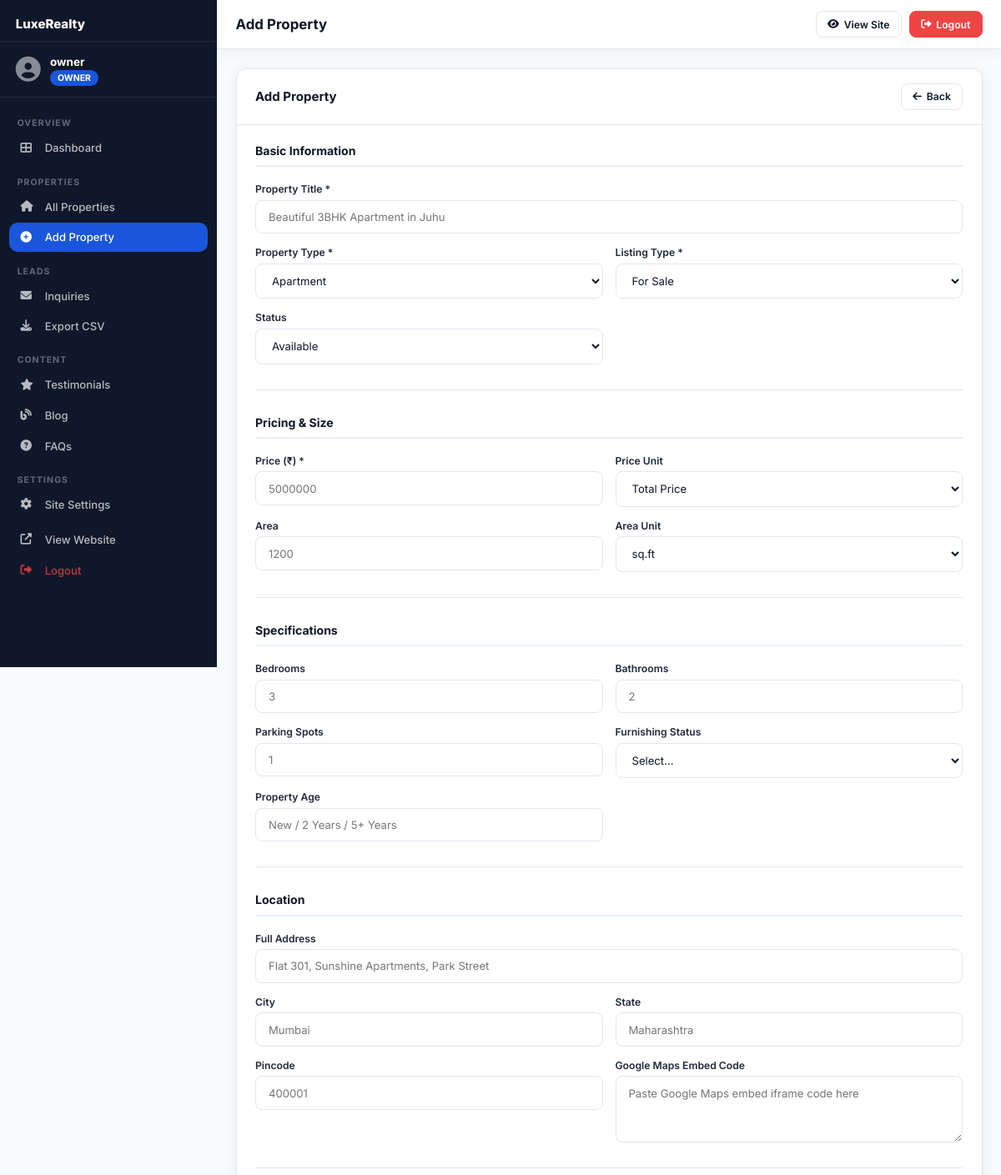
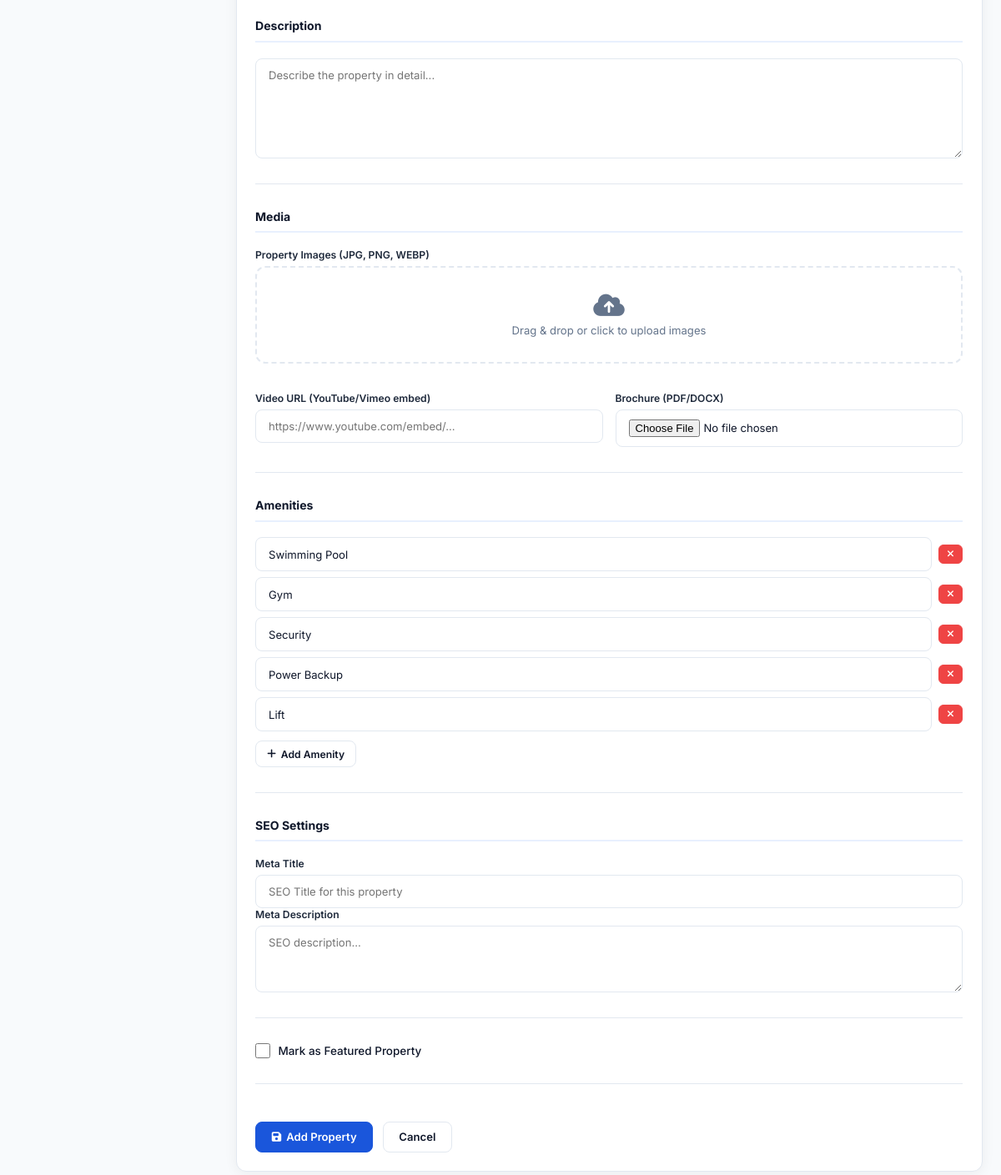
Page /owner/property/add (signed in) on the committed database (2 pictures, top to bottom).
### models.py (models this page shows, shortened)
class SiteSettings(db.Model):
    __tablename__ = 'site_settings'
    id = db.Column(db.Integer, primary_key=True)
    key = db.Column(db.String(100), unique=True, nullable=False)
    value = db.Column(db.Text, nullable=True)
    updated_at = db.Column(db.DateTime, default=datetime.utcnow, onupdate=datetime.utcnow)

class User(UserMixin, db.Model):
    __tablename__ = 'users'
    id = db.Column(db.Integer, primary_key=True)
    username = db.Column(db.String(80), unique=True, nullable=False)
    email = db.Column(db.String(120), unique=True, nullable=False)
    password_hash = db.Column(db.String(256), nullable=False)
    role = db.Column(db.String(20), default='owner')  # owner, developer
    is_active = db.Column(db.Boolean, default=True)
    failed_logins = db.Column(db.Integer, default=0)
    locked_until = db.Column(db.DateTime, nullable=True)
    totp_secret = db.Column(db.String(32), nullable=True)
    two_fa_enabled = db.Column(db.Boolean, default=False)
    created_at = db.Column(db.DateTime, default=datetime.utcnow)
    last_login = db.Column(db.DateTime, nullable=True)
    def is_developer(self):
        return self.role == 'developer'
    def is_owner(self):
        return self.role in ['owner', 'developer']

### app.py (the view, shortened to what this page needs)
@app.route('/owner/property/add', methods=['GET','POST'])
@login_required
@owner_required
def add_property():
    prop_types=['Apartment','Villa','Office','Shop','Land','Warehouse','Residential','Commercial','Industrial','Agricultural','Luxury']
    return render_template('owner/property_form.html',prop=None,prop_types=prop_types,action='Add')

### app.py (called while the page is built)
@login_manager.user_loader
def load_user(uid): return User.query.get(int(uid))

def owner_required(f):
    @wraps(f)
    def dec(*a,**k):
        if not current_user.is_authenticated or not current_user.is_owner(): abort(403)
        return f(*a,**k)
    return dec

def get_settings():
    rows = SiteSettings.query.all()
    s = dict(SETTING_DEFAULTS)
    for r in rows: s[r.key] = r.value
    return s

@app.context_processor
def inject_globals():
    s = get_settings()
    ext = ExternalLink.query.filter_by(is_active=True).order_by(ExternalLink.sort_order).all()
    return dict(
        settings=s, now=datetime.utcnow(),
        header_links=[l for l in ext if l.link_type=='header_nav'],
        footer_links=[l for l in ext if l.link_type=='footer'],
        social_links=[l for l in ext if l.link_type=='social'],
        csrf_token=generate_csrf,
    )

### templates/owner/property_form.html (shortened to what this page needs)
{% extends "partials/admin_base.html" %}
{% block page_title %}{{ action }} Property{% endblock %}
{% block content %}
<div class="card">
  <div class="card-header">
    <h3>{{ action }} Property</h3>
    <a href="{{ url_for('owner_properties') }}" class="btn btn-outline btn-sm"><i class="fas fa-arrow-left"></i> Back</a>
  </div>
  <div class="card-body">
    <form method="POST" enctype="multipart/form-data" class="property-form" id="propertyForm">
      <div class="form-section">
        <h4 class="form-section-title">Basic Information</h4>
        <div class="form-grid">
          <div class="form-group form-col-2">
            <label>Property Title *</label>
            <input type="text" name="title" required class="form-input" value="{{ prop.title if prop else '' }}" placeholder="Beautiful 3BHK Apartment in Juhu">
          </div>
          <div class="form-group">
            <label>Property Type *</label>
            <select name="property_type" required class="form-input">
              {% for pt in prop_types %}
              <option value="{{ pt }}" {% if prop and prop.property_type == pt %}selected{% endif %}>{{ pt }}</option>
              {% endfor %}
            </select>
          </div>
          <div class="form-group">
            <label>Listing Type *</label>
            <select name="listing_type" required class="form-input">
              <option value="sale" {% if not prop or prop.listing_type == 'sale' %}selected{% endif %}>For Sale</option>
            </select>
          </div>
          <div class="form-group">
            <label>Status</label>
            <select name="status" class="form-input">
              {% for s in ['available','sold','rented','under_negotiation'] %}
              <option value="{{ s }}" {% if prop and prop.status == s %}selected{% endif %}>{{ s|replace('_',' ')|title }}</option>
              {% endfor %}
            </select>
          </div>
        </div>
      </div>
      <div class="form-section">
        <h4 class="form-section-title">Pricing & Size</h4>
        <div class="form-grid">
          <div class="form-group">
            <label>Price (₹) *</label>
            <input type="number" name="price" required class="form-input" value="{{ prop.price if prop else '' }}" placeholder="5000000">
          </div>
          <div class="form-group">
            <label>Price Unit</label>
            <select name="price_unit" class="form-input">
              <option value="total" {% if not prop or prop.price_unit == 'total' %}selected{% endif %}>Total Price</option>
            </select>
          </div>
          <div class="form-group">
            <label>Area</label>
            <input type="number" name="area" class="form-input" value="{{ prop.area if prop else '' }}" placeholder="1200">
          </div>
          <div class="form-group">
            <label>Area Unit</label>
            <select name="area_unit" class="form-input">
              <option value="sqft" {% if not prop or prop.area_unit == 'sqft' %}selected{% endif %}>sq.ft</option>
            </select>
          </div>
        </div>
      </div>
      <div class="form-section">
        <h4 class="form-section-title">Specifications</h4>
        <div class="form-grid">
          <div class="form-group">
            <label>Bedrooms</label>
            <input type="number" name="bedrooms" class="form-input" value="{{ prop.bedrooms if prop and prop.bedrooms else '' }}" min="0" placeholder="3">
          </div>
          <div class="form-group">
            <label>Bathrooms</label>
            <input type="number" name="bathrooms" class="form-input" value="{{ prop.bathrooms if prop and prop.bathrooms else '' }}" min="0" placeholder="2">
          </div>
          <div class="form-group">
            <label>Parking Spots</label>
            <input type="number" name="parking" class="form-input" value="{{ prop.parking if prop and prop.parking else '' }}" min="0" placeholder="1">
          </div>
          <div class="form-group">
            <label>Furnishing Status</label>
            <select name="furnishing" class="form-input">
              <option value="">Select...</option>
            </select>
          </div>
          <div class="form-group">
            <label>Property Age</label>
            <input type="text" name="property_age" class="form-input" value="{{ prop.property_age if prop else '' }}" placeholder="New / 2 Years / 5+ Years">
          </div>
        </div>
      </div>
      <div class="form-section">
        <h4 class="form-section-title">Location</h4>
        <div class="form-grid">
          <div class="form-group form-col-2">
            <label>Full Address</label>
            <input type="text" name="address" class="form-input" value="{{ prop.address if prop else '' }}" placeholder="Flat 301, Sunshine Apartments, Park Street">
          </div>
          <div class="form-group">
            <label>City</label>
            <input type="text" name="city" class="form-input" value="{{ prop.city if prop else '' }}" placeholder="Mumbai">
          </div>
          <div class="form-group">
            <label>State</label>
            <input type="text" name="state" class="form-input" value="{{ prop.state if prop else '' }}" placeholder="Maharashtra">
          </div>
          <div class="form-group">
            <label>Pincode</label>
            <input type="text" name="pincode" class="form-input" value="{{ prop.pincode if prop else '' }}" placeholder="400001">
          </div>
          <div class="form-group">
            <label>Google Maps Embed Code</label>
            <textarea name="google_map_link" class="form-input" rows="3" placeholder="Paste Google Maps embed iframe code here">{{ prop.google_map_link if prop else '' }}</textarea>
          </div>
        </div>
      </div>
      <div class="form-section">
        <h4 class="form-section-title">Description</h4>
        <div class="form-group">
          <textarea name="description" class="form-input" rows="6" placeholder="Describe the property in detail...">{{ prop.description if prop else '' }}</textarea>
        </div>
      </div>
      <div class="form-section">
        <h4 class="form-section-title">Media</h4>
        <div class="form-grid">
          <div class="form-group form-col-2">
            <label>Property Images (JPG, PNG, WEBP)</label>
            <div class="upload-zone" id="uploadZone">
              <i class="fas fa-cloud-upload-alt"></i>
              <p>Drag & drop or click to upload images</p>
            </div>
          </div>
          <div class="form-group">
            <label>Video URL (YouTube/Vimeo embed)</label>
            <input type="url" name="video_url" class="form-input" value="{{ prop.video_url if prop else '' }}" placeholder="https://www.youtube.com/embed/...">
          </div>
          <div class="form-group">
            <label>Brochure (PDF/DOCX)</label>
            <input type="file" name="brochure" accept=".pdf,.docx" class="form-input">
          </div>
        </div>
      </div>
      <div class="form-section">
        <h4 class="form-section-title">Amenities</h4>
        <div class="amenities-builder" id="amenitiesBuilder">
          {% if prop and prop.amenities %}
            {% for amenity in prop.amenities %}
            <div class="amenity-input-row">
              <input type="text" name="amenities[]" value="{{ amenity.name }}" class="form-input" placeholder="e.g. Swimming Pool">
              <button type="button" class="btn btn-xs btn-danger" onclick="this.parentElement.remove()"><i class="fas fa-times"></i></button>
            </div>
            {% endfor %}
          {% else %}
            {% for a in ['Swimming Pool', 'Gym', 'Security', 'Power Backup', 'Lift'] %}
            <div class="amenity-input-row">
              <input type="text" name="amenities[]" value="{{ a }}" class="form-input">
              <button type="button" class="btn btn-xs btn-danger" onclick="this.parentElement.remove()"><i class="fas fa-times"></i></button>
            </div>
            {% endfor %}
          {% endif %}
        </div>
        <button type="button" class="btn btn-outline btn-sm" onclick="addAmenity()"><i class="fas fa-plus"></i> Add Amenity</button>
      </div>
      <div class="form-section">
        <h4 class="form-section-title">SEO Settings</h4>
        <div class="form-group">
          <label>Meta Title</label>
          <input type="text" name="meta_title" class="form-input" value="{{ prop.meta_title if prop else '' }}" placeholder="SEO Title for this property">
        </div>
        <div class="form-group">
          <label>Meta Description</label>
          <textarea name="meta_description" class="form-input" rows="2" placeholder="SEO description...">{{ prop.meta_description if prop else '' }}</textarea>
        </div>
      </div>
      <div class="form-section">
        <label class="checkbox-label">
          <input type="checkbox" name="is_featured" {% if prop and prop.is_featured %}checked{% endif %}>
          <span>Mark as Featured Property</span>
        </label>
      </div>
      <div class="form-actions">
        <button type="submit" class="btn btn-primary">
          <i class="fas fa-save"></i> {{ action }} Property
        </button>
        <a href="{{ url_for('owner_properties') }}" class="btn btn-outline">Cancel</a>
      </div>
    </form>
  </div>
</div>
{% endblock %}

### templates/partials/admin_base.html (shortened to what this page needs)
<!DOCTYPE html>
<html lang="en">
<head>
  <link rel="stylesheet" href="https://cdnjs.cloudflare.com/ajax/libs/font-awesome/6.5.0/css/all.min.css">
  <link rel="stylesheet" href="{{ url_for('static', filename='css/admin.css') }}">
</head>
<body class="admin-body">
<div class="admin-layout">
  <aside class="sidebar" id="sidebar">
    <div class="sidebar-header">
      <span class="sidebar-logo">
        <span>{{ settings.site_name }}</span>
      </span>
    </div>
    <div class="sidebar-user">
      <div class="user-avatar"><i class="fas fa-user-circle"></i></div>
      <div><p class="user-name">{{ current_user.username }}</p><span class="user-badge badge-{{ current_user.role }}">{{ current_user.role|title }}</span></div>
    </div>
    <nav class="sidebar-nav">
      <div class="nav-section">
        <span class="nav-section-label">Overview</span>
        <a href="{{ url_for('owner_dashboard') }}" class="nav-item {% if request.endpoint=='owner_dashboard' %}active{% endif %}"><i class="fas fa-th-large"></i> Dashboard</a>
      </div>
      <div class="nav-section">
        <span class="nav-section-label">Properties</span>
        <a href="{{ url_for('owner_properties') }}" class="nav-item {% if 'propert' in (request.endpoint or '') and 'add' not in (request.endpoint or '') %}active{% endif %}"><i class="fas fa-home"></i> All Properties</a>
        <a href="{{ url_for('add_property') }}" class="nav-item {% if request.endpoint=='add_property' %}active{% endif %}"><i class="fas fa-plus-circle"></i> Add Property</a>
      </div>
      <div class="nav-section">
        <span class="nav-section-label">Leads</span>
        <a href="{{ url_for('owner_inquiries') }}" class="nav-item {% if 'inquir' in (request.endpoint or '') %}active{% endif %}">
          <i class="fas fa-envelope"></i> Inquiries
          {% set unread_count = namespace(val=0) %}
        </a>
        <a href="{{ url_for('export_inquiries') }}" class="nav-item"><i class="fas fa-download"></i> Export CSV</a>
      </div>
      <div class="nav-section">
        <span class="nav-section-label">Content</span>
        <a href="{{ url_for('owner_testimonials') }}" class="nav-item {% if request.endpoint=='owner_testimonials' %}active{% endif %}"><i class="fas fa-star"></i> Testimonials</a>
        <a href="{{ url_for('owner_blog') }}" class="nav-item {% if 'blog' in (request.endpoint or '') %}active{% endif %}"><i class="fas fa-blog"></i> Blog</a>
        <a href="{{ url_for('owner_faqs') }}" class="nav-item {% if request.endpoint=='owner_faqs' %}active{% endif %}"><i class="fas fa-question-circle"></i> FAQs</a>
      </div>
      <div class="nav-section">
        <span class="nav-section-label">Settings</span>
        <a href="{{ url_for('owner_settings') }}" class="nav-item {% if request.endpoint=='owner_settings' %}active{% endif %}"><i class="fas fa-cog"></i> Site Settings</a>
      </div>
      <div class="nav-section">
        <a href="{{ url_for('index') }}" class="nav-item" target="_blank"><i class="fas fa-external-link-alt"></i> View Website</a>
        <a href="{{ url_for('logout') }}" class="nav-item nav-logout"><i class="fas fa-sign-out-alt"></i> Logout</a>
      </div>
    </nav>
  </aside>
  <div class="admin-main">
    <header class="admin-header">
      <h1 class="page-title">{% block page_title %}Dashboard{% endblock %}</h1>
      <div class="header-actions">
        <a href="{{ url_for('index') }}" class="btn btn-sm btn-outline" target="_blank"><i class="fas fa-eye"></i> <span class="d-none-sm">View Site</span></a>
        <a href="{{ url_for('logout') }}" class="btn btn-sm btn-danger"><i class="fas fa-sign-out-alt"></i> <span class="d-none-sm">Logout</span></a>
      </div>
    </header>
    <div class="admin-content">
      {% block content %}{% endblock %}
    </div>
  </div>
</div>
</body>
</html>

### rows in the picture
SiteSettings: site_name "LuxeRealty"
User: username "owner", role "OWNER"

### other values in the picture
{{ action }} "Add"
form field property_type "Apartment"
form field status "Available"
